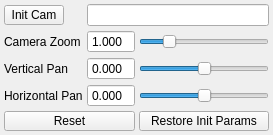
<?xml version="1.0" encoding="UTF-8"?>
<ui version="4.0">
 <class>Form</class>
 <widget class="QWidget" name="Form">
  <property name="geometry">
   <rect>
    <x>0</x>
    <y>0</y>
    <width>273</width>
    <height>124</height>
   </rect>
  </property>
  <property name="windowTitle">
   <string>Form</string>
  </property>
  <layout class="QGridLayout" name="gridLayout">
   <property name="margin">
    <number>4</number>
   </property>
   <property name="spacing">
    <number>4</number>
   </property>
   <item row="0" column="0">
    <widget class="QPushButton" name="bInit">
     <property name="maximumSize">
      <size>
       <width>60</width>
       <height>20</height>
      </size>
     </property>
     <property name="text">
      <string>Init Cam</string>
     </property>
    </widget>
   </item>
   <item row="0" column="1" colspan="2">
    <widget class="QLineEdit" name="leCam">
     <property name="readOnly">
      <bool>true</bool>
     </property>
    </widget>
   </item>
   <item row="1" column="0">
    <widget class="QLabel" name="lCamZoom">
     <property name="text">
      <string>Camera Zoom</string>
     </property>
    </widget>
   </item>
   <item row="1" column="1">
    <widget class="QDoubleSpinBox" name="dsbCamZoom">
     <property name="buttonSymbols">
      <enum>QAbstractSpinBox::NoButtons</enum>
     </property>
     <property name="decimals">
      <number>3</number>
     </property>
     <property name="maximum">
      <double>10.000000000000000</double>
     </property>
     <property name="value">
      <double>1.000000000000000</double>
     </property>
    </widget>
   </item>
   <item row="1" column="2">
    <widget class="QSlider" name="hsCamZoom">
     <property name="maximum">
      <number>500</number>
     </property>
     <property name="singleStep">
      <number>10</number>
     </property>
     <property name="pageStep">
      <number>50</number>
     </property>
     <property name="value">
      <number>100</number>
     </property>
     <property name="orientation">
      <enum>Qt::Horizontal</enum>
     </property>
    </widget>
   </item>
   <item row="2" column="0">
    <widget class="QLabel" name="lVertPan">
     <property name="text">
      <string>Vertical Pan</string>
     </property>
    </widget>
   </item>
   <item row="2" column="1">
    <widget class="QDoubleSpinBox" name="dsbVertPan">
     <property name="buttonSymbols">
      <enum>QAbstractSpinBox::NoButtons</enum>
     </property>
     <property name="decimals">
      <number>3</number>
     </property>
     <property name="minimum">
      <double>-1.000000000000000</double>
     </property>
     <property name="maximum">
      <double>1.000000000000000</double>
     </property>
    </widget>
   </item>
   <item row="2" column="2">
    <widget class="QSlider" name="hsVertPan">
     <property name="minimum">
      <number>-500</number>
     </property>
     <property name="maximum">
      <number>500</number>
     </property>
     <property name="singleStep">
      <number>10</number>
     </property>
     <property name="pageStep">
      <number>50</number>
     </property>
     <property name="value">
      <number>0</number>
     </property>
     <property name="orientation">
      <enum>Qt::Horizontal</enum>
     </property>
    </widget>
   </item>
   <item row="3" column="0">
    <widget class="QLabel" name="lHoriPan">
     <property name="text">
      <string>Horizontal Pan</string>
     </property>
    </widget>
   </item>
   <item row="3" column="1">
    <widget class="QDoubleSpinBox" name="dsbHoriPan">
     <property name="buttonSymbols">
      <enum>QAbstractSpinBox::NoButtons</enum>
     </property>
     <property name="decimals">
      <number>3</number>
     </property>
     <property name="minimum">
      <double>-1.000000000000000</double>
     </property>
     <property name="maximum">
      <double>1.000000000000000</double>
     </property>
    </widget>
   </item>
   <item row="3" column="2">
    <widget class="QSlider" name="hsHoriPan">
     <property name="minimum">
      <number>-500</number>
     </property>
     <property name="maximum">
      <number>500</number>
     </property>
     <property name="singleStep">
      <number>10</number>
     </property>
     <property name="pageStep">
      <number>50</number>
     </property>
     <property name="orientation">
      <enum>Qt::Horizontal</enum>
     </property>
    </widget>
   </item>
   <item row="4" column="0" colspan="2">
    <widget class="QPushButton" name="bReset">
     <property name="maximumSize">
      <size>
       <width>16777215</width>
       <height>20</height>
      </size>
     </property>
     <property name="text">
      <string>Reset</string>
     </property>
    </widget>
   </item>
   <item row="4" column="2">
    <widget class="QPushButton" name="bRestoreInit">
     <property name="maximumSize">
      <size>
       <width>16777215</width>
       <height>20</height>
      </size>
     </property>
     <property name="text">
      <string>Restore Init Params</string>
     </property>
    </widget>
   </item>
  </layout>
 </widget>
 <resources/>
 <connections/>
</ui>
